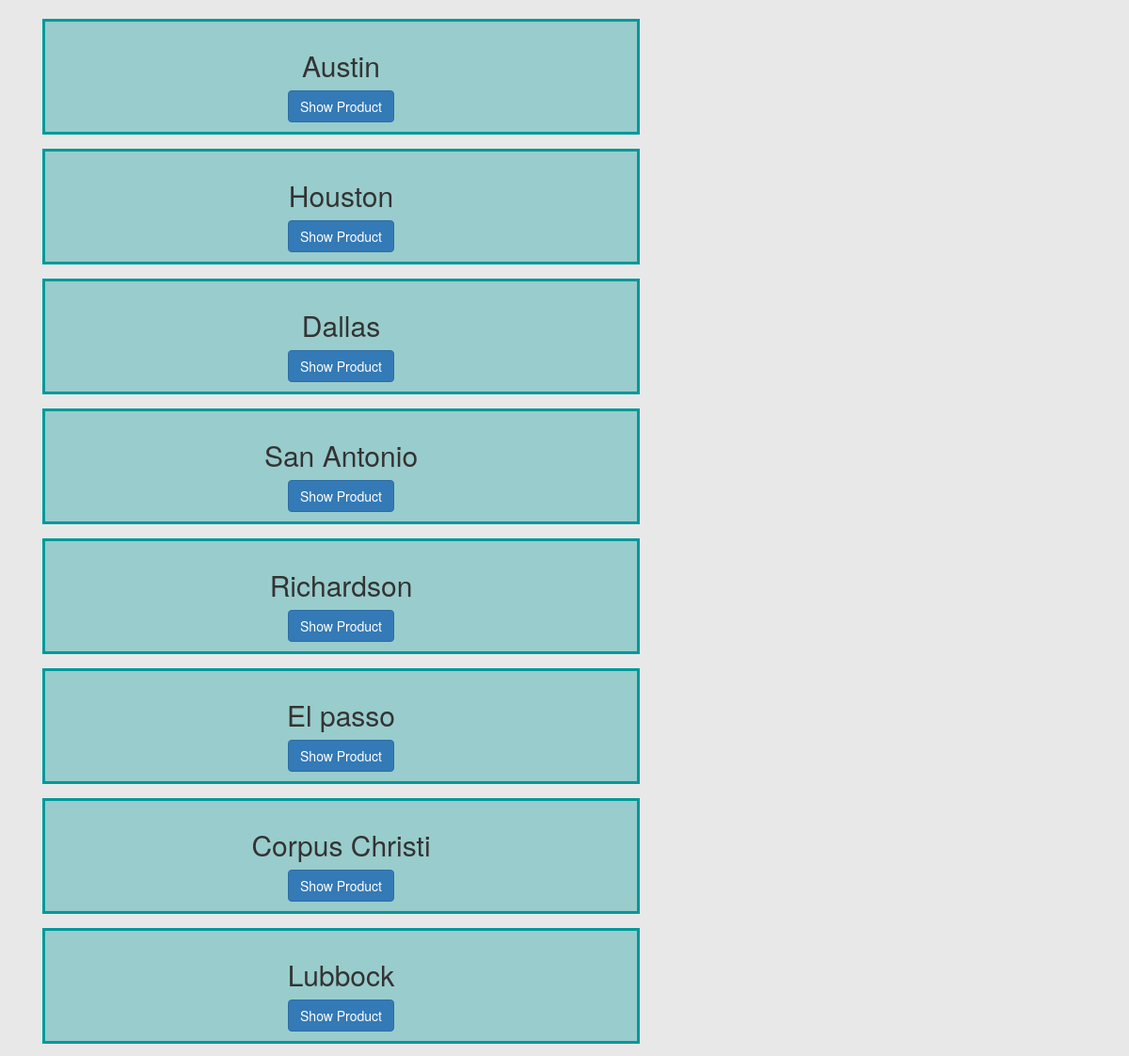
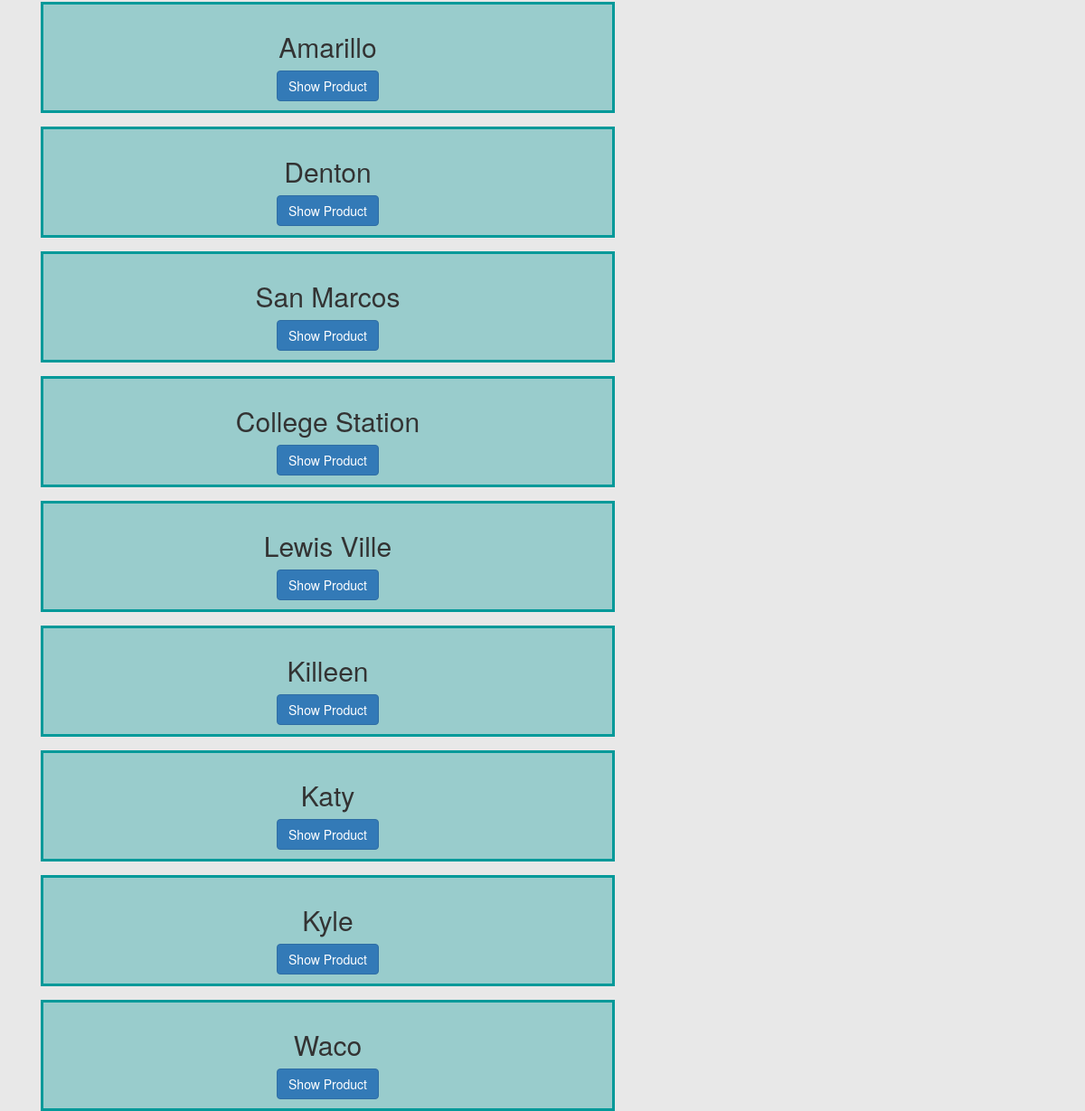
/subarea.php?id=1, run on the app's committed database (2 pictures, top to bottom).
### tables this page shows
CREATE TABLE IF NOT EXISTS `subarea` (
  `id` int(7) NOT NULL,
  `subareaname` varchar(30) NOT NULL,
  `areaid` int(7) NOT NULL,
  `createdate` date NOT NULL
);

### subarea.php (the view, shortened to what this page needs)
<!DOCTYPE html>
<html lang="en">
<head>
   <head>
    <link href="css/bootstrap.min.css" rel="stylesheet">
    <link href="css/font-awesome.min.css" rel="stylesheet">
    <link rel="stylesheet" type="text/css" href="css/style.css">
</head>
<body>
<?php
		include ("function/area.php");
	?>
    <br>
    <div class="container">
    <div class="col-md-7 text-center">
    <?php
		if(isset($_GET["id"])) {
			$subarea_id = $_GET["id"];
			$select = "select * from subarea where areaid='".$subarea_id."'";
			$run_subarea=$con->query($select);
			while($row=$run_subarea->fetch_array()){
			 	echo "<div class='media' style=' background-color: #99CCCC;
    border: 3px solid #009999;
    padding: 10px;'>
				<h2>".$row['subareaname']."</h2>
				<a href='areawiseProduct.php?subareaid=".$row['id']."'><button class='btn btn-primary'>Show Product</button></a>
				</div>";
			}
		}
	?>
   </div>
   </div>
</body>
</html>

### css/style.css (style rules this page uses)
* { margin: 0; padding: 0; outline: 0; }
body { background-color:#E8E8E8; }
a { color: #333; }
.media { background-color: #337ab7; border: 2px solid #009999; padding: 10px; }

### data on the page
subarea: subareaname "Austin"
subarea: subareaname "Houston"
subarea: subareaname "Dallas"
subarea: subareaname "San Antonio"
subarea: subareaname "Richardson"
subarea: subareaname "El passo"
subarea: subareaname "Corpus Christi"
subarea: subareaname "Lubbock"
subarea: subareaname "Amarillo"
subarea: subareaname "Denton"
subarea: subareaname "San Marcos"
subarea: subareaname "College Station"
subarea: subareaname "Lewis Ville"
subarea: subareaname "Killeen"
subarea: subareaname "Katy"
subarea: subareaname "Kyle"
subarea: subareaname "Waco"
